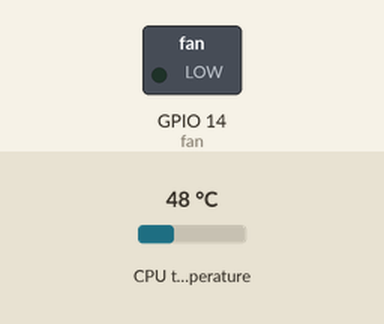
This program was run on a simulated Raspberry Pi (BCM pin numbers). Parts: switched loads named in the program (green lamp = pin HIGH). Inputs (shaded band) come from the test bench; at power-on: CPU temperature 48 °C.

Above: at 1.2 s.
1.3 s: CPU temperature set to 64 °C
7.3 s: CPU temperature set to 67 °C
At 11.4 s:
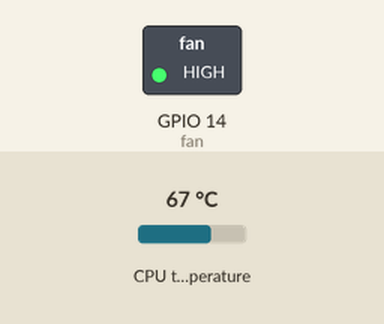
13.3 s: CPU temperature set to 31 °C
At 15.8 s:
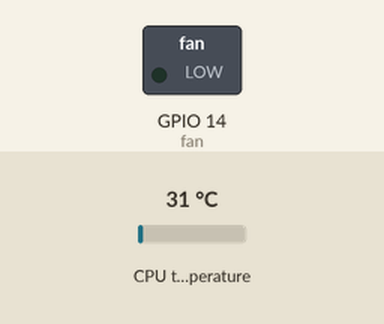
19.3 s: CPU temperature set to 71 °C
At 21.3 s:
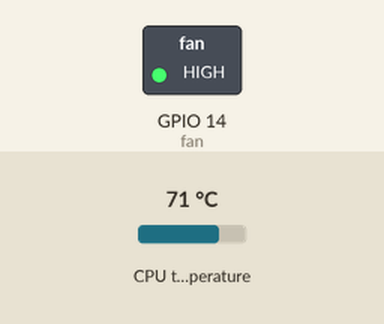
Timing chart, 0 to 22.8 s (numbered marks = the images above; inputs shaded):
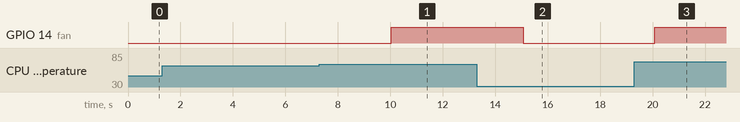

Measured:
- the behaviour switches between 65 and 66 °C on CPU temperature (found by bisection; images 0 and 1)
- after the input at 1.3 s, every drawn part: stays the same
- after the input at 7.3 s, GPIO 14 (fan): LOW → HIGH after 2.7 s
- after the input at 13.3 s, GPIO 14 (fan): HIGH → LOW after 1.8 s
- after the input at 19.3 s, GPIO 14 (fan): LOW → HIGH after 0.78 s

The program:

main.py
```python
import subprocess
import time

from gpiozero import OutputDevice


ON_THRESHOLD = 65  # (ºC) Fan starts spinning above this temp.
SLEEP_INTERVAL = 5  # (seconds) How often to check the temperature.
GPIO_PIN = 14  # Which GPIO pin you're using to control the fan (DEFAULT = 14).

def main():
    fan = OutputDevice(GPIO_PIN)

    while True:
        temp = get_temp()

        # Start the fan if the temperature has reached the limit and the fan
        # isn't already running.
        if temp > ON_THRESHOLD and not fan.value:
            fan.on()

        # Stop the fan if the fan is running and the temperature has dropped
        # to 10 degrees below the limit.
        elif fan.value and temp < ON_THRESHOLD:
            fan.off()

        time.sleep(SLEEP_INTERVAL)

def get_temp():
    output = subprocess.run(['vcgencmd', 'measure_temp'], capture_output=True) # Run shell command to check temp.
    temp_str = output.stdout.decode()
    try:
        return float(temp_str.split('=')[1].split('\'')[0]) # Extract temperature from output.
    except (IndexError, ValueError):
        raise RuntimeError('Could not parse temperature output.')

if __name__ == '__main__':
    main()
```
